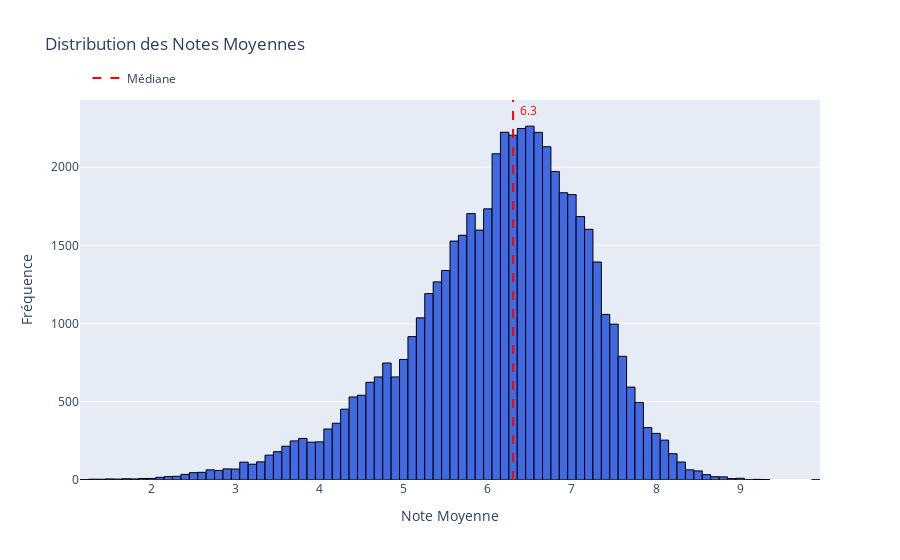
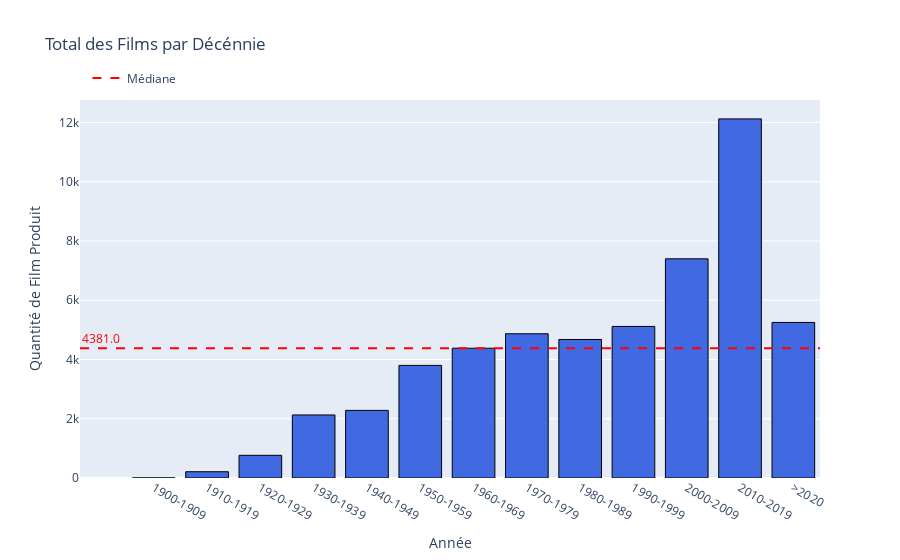
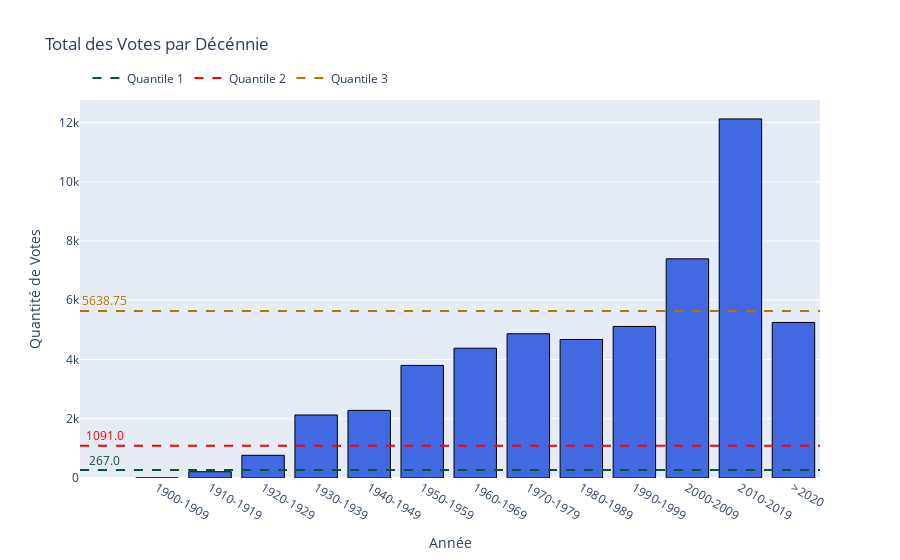

These figures' notebook cell, in order:
### Code cell
eda.show_total_films_decade_plotly(df)

### Figure 1 — Plotly figure (JSON) as saved in the notebook; plotly's stock layout.template omitted (floating-point values rounded to 4 significant figures; data arrays with more than 128 entries replaced by an {"elided": "..."} marker saying what was removed)
{"data": [{"marker": {"color": "royalblue", "line": {"color": "black", "width": 1}}, "showlegend": false, "type": "histogram", "x": {"elided": "53002 float values"}}, {"line": {"color": "red", "dash": "dash", "width": 2}, "mode": "lines", "name": "Médiane", "type": "scatter", "x": [null], "y": [null]}], "layout": {"annotations": [{"font": {"color": "red"}, "name": "Median", "showarrow": false, "text": "6.3", "x": 6.3, "xshift": 15, "y": 2363}], "legend": {"orientation": "h", "x": 0.01, "xanchor": "left", "y": 1.02, "yanchor": "bottom"}, "shapes": [{"line": {"color": "red", "dash": "dash", "width": 2}, "type": "line", "x0": 6.3, "x1": 6.3, "y0": 0, "y1": 1, "yref": "paper"}], "title": {"text": "Distribution des Notes Moyennes"}, "xaxis": {"title": {"text": "Note Moyenne"}}, "yaxis": {"title": {"text": "Fréquence"}}}}

### Figure 2 — Plotly figure (JSON) as saved in the notebook; plotly's stock layout.template omitted (floating-point values rounded to 4 significant figures)
{"data": [{"marker": {"color": "royalblue", "line": {"color": "black", "width": 1}}, "showlegend": false, "type": "bar", "x": ["1900-1909", "1910-1919", "1920-1929", "1930-1939", "1940-1949", "1950-1959", "1960-1969", "1970-1979", "1980-1989", "1990-1999", "2000-2009", "2010-2019", ">2020"], "y": [2, 212, 766, 2128, 2282, 3800, 4381, 4869, 4676, 5116, 7398, 12121, 5251]}, {"line": {"color": "red", "dash": "dash", "width": 2}, "mode": "lines", "name": "Médiane", "type": "scatter", "x": [null], "y": [null]}], "layout": {"annotations": [{"font": {"color": "red"}, "showarrow": false, "text": "4381.0", "x": -0.99, "y": 4381, "yshift": 10}], "legend": {"orientation": "h", "x": 0.01, "xanchor": "left", "y": 1.02, "yanchor": "bottom"}, "shapes": [{"line": {"color": "red", "dash": "dash", "width": 2}, "type": "line", "x0": 0, "x1": 1, "xref": "paper", "y0": 4381, "y1": 4381}], "title": {"text": "Total des Films par Décénnie"}, "xaxis": {"title": {"text": "Année"}}, "yaxis": {"title": {"text": "Quantité de Film Produit"}}}}

### Figure 3 — Plotly figure (JSON) as saved in the notebook; plotly's stock layout.template omitted (floating-point values rounded to 4 significant figures)
{"data": [{"marker": {"color": "royalblue", "line": {"color": "black", "width": 1}}, "showlegend": false, "type": "bar", "x": ["1900-1909", "1910-1919", "1920-1929", "1930-1939", "1940-1949", "1950-1959", "1960-1969", "1970-1979", "1980-1989", "1990-1999", "2000-2009", "2010-2019", ">2020"], "y": [2, 212, 766, 2128, 2282, 3800, 4381, 4869, 4676, 5116, 7398, 12121, 5251]}, {"line": {"color": "#065535", "dash": "dash", "width": 2}, "mode": "lines", "name": "Quantile 1", "type": "scatter", "x": [null], "y": [null]}, {"line": {"color": "#ff0000", "dash": "dash", "width": 2}, "mode": "lines", "name": "Quantile 2", "type": "scatter", "x": [null], "y": [null]}, {"line": {"color": "#b37400", "dash": "dash", "width": 2}, "mode": "lines", "name": "Quantile 3", "type": "scatter", "x": [null], "y": [null]}], "layout": {"annotations": [{"font": {"color": "#065535"}, "showarrow": false, "text": "267.0", "x": -0.99, "y": 267, "yshift": 10}, {"font": {"color": "#ff0000"}, "showarrow": false, "text": "1091.0", "x": -0.99, "y": 1091, "yshift": 10}, {"font": {"color": "#b37400"}, "showarrow": false, "text": "5638.75", "x": -0.99, "y": 5639.0, "yshift": 10}], "legend": {"orientation": "h", "x": 0.01, "xanchor": "left", "y": 1.02, "yanchor": "bottom"}, "shapes": [{"line": {"color": "#065535", "dash": "dash", "width": 2}, "type": "line", "x0": 0, "x1": 1, "xref": "paper", "y0": 267, "y1": 267}, {"line": {"color": "#ff0000", "dash": "dash", "width": 2}, "type": "line", "x0": 0, "x1": 1, "xref": "paper", "y0": 1091, "y1": 1091}, {"line": {"color": "#b37400", "dash": "dash", "width": 2}, "type": "line", "x0": 0, "x1": 1, "xref": "paper", "y0": 5639.0, "y1": 5639.0}], "title": {"text": "Total des Votes par Décénnie"}, "xaxis": {"title": {"text": "Année"}}, "yaxis": {"title": {"text": "Quantité de Votes"}}}}
